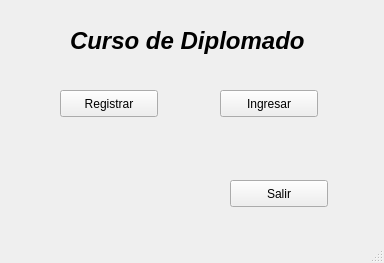
<?xml version="1.0" encoding="UTF-8"?>
<ui version="4.0">
 <class>Vmenu</class>
 <widget class="QMainWindow" name="Vmenu">
  <property name="geometry">
   <rect>
    <x>0</x>
    <y>0</y>
    <width>384</width>
    <height>263</height>
   </rect>
  </property>
  <property name="windowTitle">
   <string>Bienvenido</string>
  </property>
  <property name="animated">
   <bool>false</bool>
  </property>
  <widget class="QWidget" name="centralwidget">
   <widget class="QPushButton" name="BotonRegistrarse">
    <property name="geometry">
     <rect>
      <x>60</x>
      <y>90</y>
      <width>98</width>
      <height>27</height>
     </rect>
    </property>
    <property name="text">
     <string>Registrar</string>
    </property>
   </widget>
   <widget class="QPushButton" name="BotonIngresar">
    <property name="geometry">
     <rect>
      <x>220</x>
      <y>90</y>
      <width>98</width>
      <height>27</height>
     </rect>
    </property>
    <property name="text">
     <string>Ingresar</string>
    </property>
   </widget>
   <widget class="QLabel" name="label">
    <property name="geometry">
     <rect>
      <x>70</x>
      <y>20</y>
      <width>261</width>
      <height>41</height>
     </rect>
    </property>
    <property name="font">
     <font>
      <pointsize>18</pointsize>
      <weight>75</weight>
      <italic>true</italic>
      <bold>true</bold>
     </font>
    </property>
    <property name="text">
     <string>Curso de Diplomado</string>
    </property>
   </widget>
   <widget class="QPushButton" name="BotonSalir">
    <property name="geometry">
     <rect>
      <x>230</x>
      <y>180</y>
      <width>98</width>
      <height>27</height>
     </rect>
    </property>
    <property name="text">
     <string>Salir</string>
    </property>
   </widget>
  </widget>
  <widget class="QMenuBar" name="menubar">
   <property name="geometry">
    <rect>
     <x>0</x>
     <y>0</y>
     <width>384</width>
     <height>25</height>
    </rect>
   </property>
  </widget>
  <widget class="QStatusBar" name="statusbar"/>
 </widget>
 <resources/>
 <connections/>
</ui>
